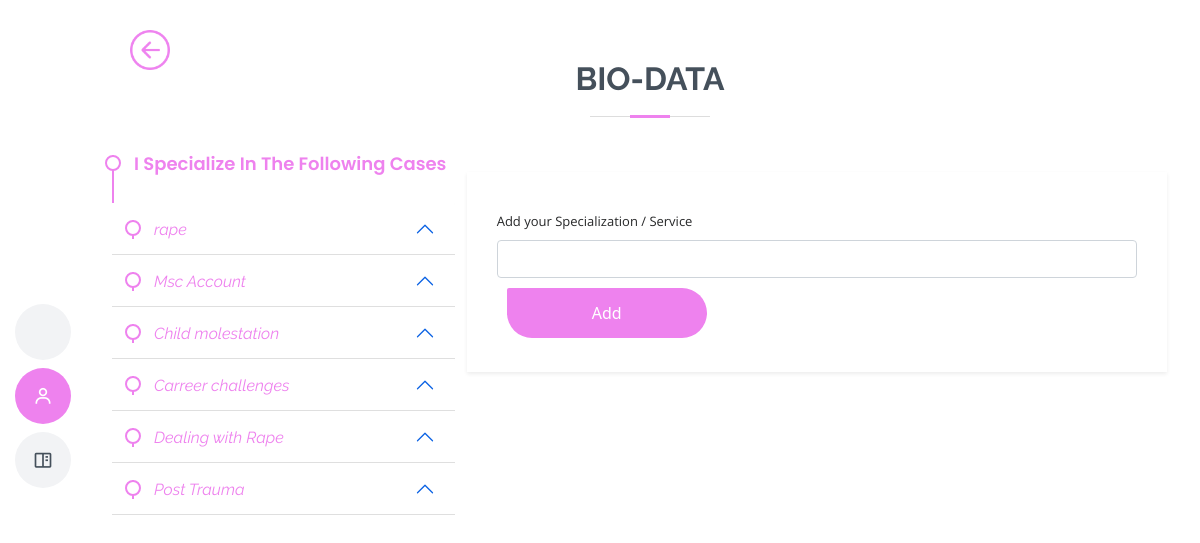
Page /specialization (signed in) on the committed database.
### fc/models.py (models this page shows)
class Specialization(db.Model, UserMixin):
    id = db.Column(db.Integer, primary_key=True)
    fc_id = db.Column(db.String(255), nullable=True)
    email = db.Column(db.String(255), nullable=False)
    spec = db.Column(db.String(255),  nullable=False)
    spec_status = db.Column(db.String(255), nullable=True, default= 0)
    completed_at = db.Column(db.DateTime(), default=datetime.utcnow)
    active = db.Column(db.Boolean())
    confirmed_at = db.Column(db.DateTime())

### fc/routes.py (the view)
@app.route('/specialization', methods=['GET', 'POST'])
@login_required
def services():
    form = SpecializationForm()
    specials = Specialization.query.filter_by(email= current_user.email).order_by(Specialization.completed_at.desc())
    if form.validate_on_submit():
        spec = Specialization(email=current_user.email, spec=form.spec.data, spec_status=1 )
        db.session.add(spec)
        db.session.commit()
        flash(f'Specialization added Successfully !', 'success')
        return redirect (url_for('services'))
    image = url_for('static', filename='user_uploads/' + str(current_user.fc_image))
    return render_template('specialization.html', title = 'Add Specialization', image = image, specials = specials,  form=form)

### fc/forms.py
class SpecializationForm(FlaskForm):
    spec = StringField('Add your Specialization / Service', validators=[DataRequired(), Length(min=2, max=25, message=('Please enter one specialization or service at a time'))])
    submit = SubmitField ('Add')

### fc/__init__.py (called while the page is built)
@login_manager.user_loader
def load_user(user_id):
	return User.query.get(int(user_id))

### fc/templates/specialization.html (shortened to what this page needs)
<!DOCTYPE html>
<html lang="en">
<head>
  <link href="/static/profile_style/assets/vendor/aos/aos.css" rel="stylesheet">
  <link href="/static/profile_style/assets/vendor/bootstrap/css/bootstrap.min.css" rel="stylesheet">
  <link href="/static/profile_style/assets/vendor/bootstrap-icons/bootstrap-icons.css" rel="stylesheet">
  <link href="/static/profile_style/assets/vendor/boxicons/css/boxicons.min.css" rel="stylesheet">
  <link href="/static/profile_style/assets/vendor/glightbox/css/glightbox.min.css" rel="stylesheet">
  <link href="/static/profile_style/assets/vendor/swiper/swiper-bundle.min.css" rel="stylesheet">
  <link href="/static/profile_style/assets/css/style.css" rel="stylesheet">
</head>
<body>
  <header id="header" class="d-flex flex-column justify-content-center">
    <nav id="navbar" class="navbar nav-menu">
      <ul>
        <li><a href="{{ url_for('fields') }}" class="nav-link scrollto ">   <span>Home</span></a></li>
        <li><a href="#resume" class="nav-link scrollto active"><i class="bx bx-user"></i> <span>About Me</span></a></li>
        <li><a href="#portfolio" class="nav-link scrollto"><i class="bx bx-book-content"></i> <span>My Services</span></a></li>
      </ul>
    </nav>
  </header>
  <main id="main">
  <div style="margin:30px; width:400px; display:flex; position: fixed; z-index:900">
<a href="{{url_for('profile') }}">
  <img src="/static/profile_style/assets/img/new/back-button1.png" alt="back-button"  style="width:40px; height:40px;">
</a>
</div>
 <section id="contact" class="contact">
      <div class="container" data-aos="fade-up">
        <div class="section-title ">
          <h2>Bio-data</h2>
        </div>
        <div class="row mt-1 ">
          <div class="col-lg-4" style="margin-top:-15px">
                    {% if specials.count() > 0 %}
            <div class="resume">
             <div class="resume-item" style="text-transform: capitalize;"> <h4 style="text-transform: capitalize;">I specialize in the following cases</h4></div>
              {% for special in specials %}
                <div class="accordion" style="border-style: none;outline: none;outline-style: none; ">
            <div class="accordion"  style="border-style: none;outline: none; outline-style: none;">
            <div class="accordion-item" style="border-style: none;outline: none; ">
              <h2 class="accordion-header" id="headingOne" style="border-style: none;outline: none;outline-style: none;color:violet">
                <button class="accordion-button" type="button" data-bs-toggle="collapse" data-bs-target="#collapseOne" aria-expanded="true" style="border-style:none;outline:none;outline-style: none; background-color: #ffffff; color:violet">
                <div class="resume">
                   <i class="resume-item" style="color:violet"> {{special.spec}}</i>
                </div>
                </button>
              </h2>
            </div>
            </div>
             </div>
              {% endfor %}
            </div>
                 {% endif %}
          </div>
          <div class="col-lg-8 mt-5 mt-lg-0 border-1 shadow-sm" style="padding: 20px 30px; height:200px; max-width:700px">
            <form method="post" action="{{ url_for('services') }}" enctype="multipart/form-data" accept-charset="UTF-8" autocomplete="off">
              <div class="form-group mt-3">
                {{ form.spec.label(class="form-label", style="font-size:13px") }}
                      {% if form.spec.errors %}
                      {{ form.spec(class="form-control is-invalid") }}
                        <ul class="errors">
                          {% for error in form.spec.errors %}
                            <li>{{ error }}</li>
                          {% endfor %}
                        </ul>
                        {% else %}
                         {{ form.spec(class="form-control", id="md-phone") }}
                  {% endif %}
              </div>
              <div class="row">
              <div class="table_btn">
              {{ form.submit( class="btn", style="font-family:system-ui; font-weight:100; width:200px;height:50px;margin:10px;background-color:violet; padding:10px; color:#ffffff; border-bottom-right-radius:50px;border-bottom-left-radius:50px; border-top-right-radius:50px") }}
              </div>
            </form>
          </div>
        </div>
      </div>
    </section>
  </main>
</body>
</html>

### fc/static/profile_style/assets/css/style.css (style rules this page uses)
body { font-family: "Open Sans", sans-serif; color: #272829; }
a { color: violet; text-decoration: none; }
h1, h2, h3, h4, h5, h6 { font-family: "Raleway", sans-serif; }
#header { position: fixed; top: 0; left: 0; bottom: 0; z-index: 9997; transition: all 0.5s; padding: 15px; overflow-y: auto; }
@media (min-width: 992px) { #main { margin-left: 100px; } }
.nav-menu { padding: 0; display: block; }
.nav-menu * { margin: 0; padding: 0; list-style: none; }
.nav-menu > ul > li { position: relative; white-space: nowrap; }
.nav-menu a, .nav-menu a:focus { display: flex; align-items: center; color: #45505b; padding: 10px 18px; margin-bottom: 8px; transition: 0.3s; font-size: 15px; border-radius: 50px; background: #f2f3f5; height: 56px; width: 100%; overflow: hidden; transition: 0.3s; }
.nav-menu a i, .nav-menu a:focus i { font-size: 20px; }
@media (min-width: 992px) { .nav-menu a, .nav-menu a:focus { width: 56px; } }
.nav-menu a:hover, .nav-menu .active, .nav-menu .active:focus, .nav-menu li:hover > a { color: #fff; background: violet; }
section { padding: 60px 0; overflow: hidden; }
.section-title { text-align: center; padding-bottom: 30px; }
.section-title h2 { font-size: 32px; font-weight: bold; text-transform: uppercase; margin-bottom: 20px; padding-bottom: 20px; position: relative; color: #45505b; }
.section-title h2::before { content: ''; position: absolute; display: block; width: 120px; height: 1px; background: #ddd; bottom: 1px; left: calc(50% - 60px); }
.section-title h2::after { content: ''; position: absolute; display: block; width: 40px; height: 3px; background: violet; bottom: 0; left: calc(50% - 20px); }
.resume .resume-item { padding: 0 0 20px 20px; margin-top: -2px; border-left: 2px solid violet; position: relative; }
.resume .resume-item h4 { line-height: 18px; font-size: 18px; font-weight: 600; text-transform: uppercase; font-family: "Poppins", sans-serif; color: violet; margin-bottom: 10px; }
.resume .resume-item:last-child { padding-bottom: 0; }
.resume .resume-item::before { content: ""; position: absolute; width: 16px; height: 16px; border-radius: 50px; left: -9px; top: 0; background: #fff; border: 2px solid violet; }

### rows in the picture
Specialization: spec "rape"
Specialization: spec "Msc Account"
Specialization: spec "Child molestation"
Specialization: spec "Carreer challenges"
Specialization: spec "Dealing with Rape"
Specialization: spec "Post Trauma"
